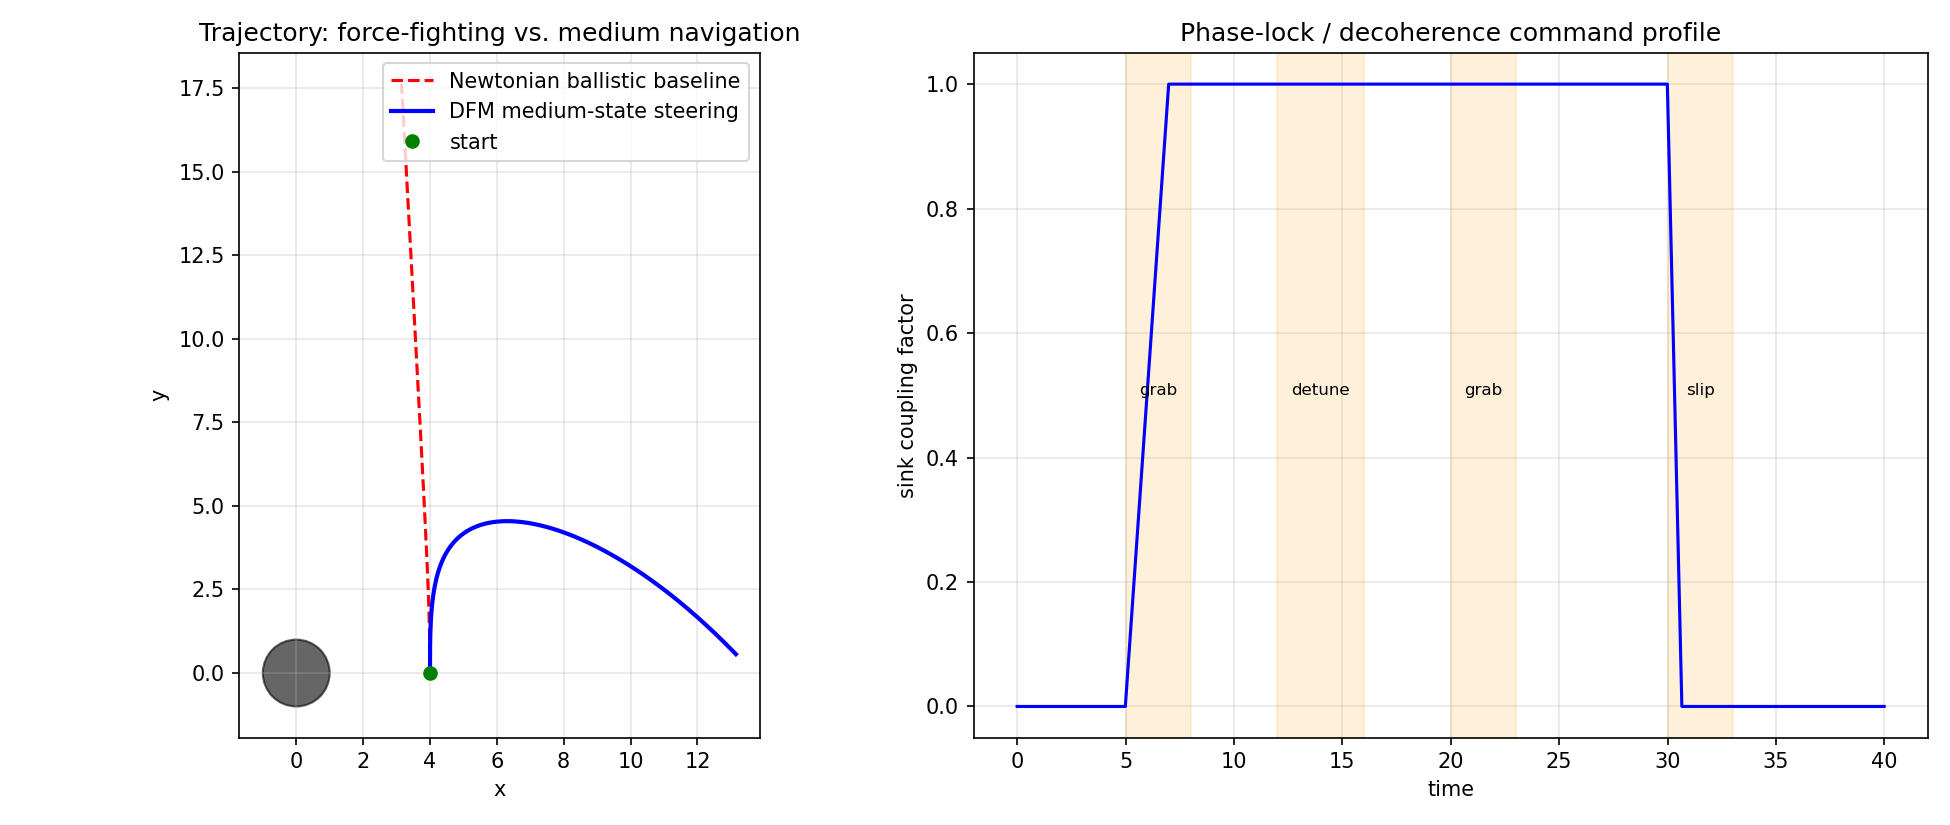

Write the Python code that produced this figure.
#!/usr/bin/env python3
"""
dfm_steering_sim.py
===================
Medium-State Trajectory Simulator — Aether Navigation / SRC framework

Models a craft navigating the Dynamic Fluid Medium (DFM) near a planetary
body, contrasting:

  1. NEWTONIAN BASELINE — passive ballistic trajectory under a fixed
     gravitational parameter (mu).
  2. DFM STEERING       — open-system navigation via:
       - local medium density (rho_dfm) gradients (adiabatic moduli drift)
       - Lorentz/Eddy steering authority (medium adhesion / release)
       - decoherence control (potential-well transitions via sink detuning)

The "gravity" field here is NOT treated as an attractive force. It is modeled
as a directional flow toward the planetary core's energetic sink, whose local
coupling strength is modulated by the craft's phase-synchronization state.

Dependencies: numpy, matplotlib (pip install numpy matplotlib)
Run:  python dfm_steering_sim.py
"""

import numpy as np
import matplotlib.pyplot as plt

# ----------------------------------------------------------------------
# 1. MEDIUM AND SINK PARAMETERS (units: arbitrary / normalized)
# ----------------------------------------------------------------------
MU_SINK          = 1.0     # nominal sink coupling (replaces GM in Newtonian use)
R_BODY           = 1.0     # planetary body radius
DFM_K            = 1.0     # baseline bulk modulus of aether substrate
OMEGA_CORE       = 0.62    # planetary core primary oscillation frequency
ADIA_DRIFT_RATE  = 0.02    # baseline adiabatic moduli drift per time unit

# ----------------------------------------------------------------------
# 2. CRAFT STATE AND CONTROL PARAMETERS
# ----------------------------------------------------------------------
CRAFT = {
    "x": 4.0, "y": 0.0,          # position
    "vx": 0.0, "vy": 0.45,       # velocity (drift along medium streamlines)
    "phase_lock": 0.0,           # phase synchronization with local aether mode
    "decoherence": 0.0,          # sink-detuning state (0 = fully coupled)
    "eddy_authority": 0.5,       # Lorentz/Eddy steering gain
}

DT = 0.01
T_MAX = 40.0
STEPS = int(T_MAX / DT)

# Simple command schedule: (t_start, t_end, action)
# Actions: "grab" (increase medium adhesion), "slip" (release),
#          "detune" (decoherence / potential-well shift)
COMMANDS = [
    (5.0, 8.0,  "grab"),
    (12.0, 16.0, "detune"),
    (20.0, 23.0, "grab"),
    (30.0, 33.0, "slip"),
]

def medium_density(x, y, t):
    """
    Local Dynamic Fluid Medium density (rho_dfm).

    Combines the static sink gradient with a slow, history-preserving
    adiabatic moduli drift (aether 'memory' term). Path history effects
    are approximated here by a global drift phase.
    """
    r = np.hypot(x, y) + 1e-9
    drift = 1.0 + ADIA_DRIFT_RATE * np.sin(OMEGA_CORE * t) * np.cos(np.arctan2(y, x))
    return DFM_K * MU_SINK / (r * r) * drift

def sink_flow(x, y, rho):
    """
    Directional flow of the medium toward the core's energetic sink.
    Returns flow acceleration vector. NOT a force — it is the local
    streamline the craft drifts along when fully coupled.
    """
    r = np.hypot(x, y) + 1e-9
    mag = rho * MU_SINK / (r * r)
    return -mag * x / r, -mag * y / r

def coupling_factor(craft):
    """
    Effective coupling to the primary sink.

    phase_lock  ~ [0, 1] : phase synchronization with aether mode
    decoherence ~ [0, 1] : potential-well detuning (sink decoupling)
    """
    return max(0.0, craft["phase_lock"] * (1.0 - craft["decoherence"]))

def update_craft(craft, t, mode="dfm"):
    """Advance craft one timestep. mode = 'dfm' or 'newtonian'."""
    rho = medium_density(craft["x"], craft["y"], t)
    fx, fy = sink_flow(craft["x"], craft["y"], rho)

    if mode == "newtonian":
        # Passive ballistic: full coupling, no medium steering.
        ax, ay = fx, fy
    else:
        k = coupling_factor(craft)
        ax, ay = k * fx, k * fy

        # Lorentz/Eddy steering: asymmetric plasma-sheath vectoring.
        # Steers along streamlines perpendicular to the density gradient.
        grho_x = (medium_density(craft["x"] + 0.01, craft["y"], t)
                  - medium_density(craft["x"] - 0.01, craft["y"], t))
        grho_y = (medium_density(craft["x"], craft["y"] + 0.01, t)
                  - medium_density(craft["x"], craft["y"] - 0.01, t))
        gmag = np.hypot(grho_x, grho_y) + 1e-12
        # perpendicular to gradient = along-isodensity streamline
        ax += CRAFT["eddy_authority"] * (-grho_y / gmag) * 0.05
        ay += CRAFT["eddy_authority"] * ( grho_x / gmag) * 0.05

    craft["vx"] += ax * DT
    craft["vy"] += ay * DT
    craft["x"] += craft["vx"] * DT
    craft["y"] += craft["vy"] * DT

def run_commands(craft, t):
    """Apply the command schedule to craft control states."""
    for t0, t1, action in COMMANDS:
        if t0 <= t <= t1:
            if action == "grab":
                craft["phase_lock"] = min(1.0, craft["phase_lock"] + 0.5 * DT)
            elif action == "slip":
                craft["phase_lock"] = max(0.0, craft["phase_lock"] - 1.5 * DT)
            elif action == "detune":
                craft["decoherence"] = min(0.95, craft["decoherence"] + 0.4 * DT)
        else:
            # relax control states back toward neutral baseline
            craft["decoherence"] = max(0.0, craft["decoherence"] - 0.2 * DT)

def run(mode):
    import copy
    craft = copy.deepcopy(CRAFT)
    path, locks = [], []
    for i in range(STEPS):
        t = i * DT
        if mode == "dfm":
            run_commands(craft, t)
        update_craft(craft, t, mode)
        path.append((craft["x"], craft["y"]))
        locks.append(coupling_factor(craft))
    return np.array(path), np.array(locks)

def main():
    newton_path, _ = run("newtonian")
    dfm_path, dfm_lock = run("dfm")

    fig, (ax1, ax2) = plt.subplots(1, 2, figsize=(13, 5.5))

    body = plt.Circle((0, 0), R_BODY, color="k", alpha=0.6)
    ax1.add_patch(body)
    ax1.plot(newton_path[:, 0], newton_path[:, 1],
             "r--", label="Newtonian ballistic baseline")
    ax1.plot(dfm_path[:, 0], dfm_path[:, 1],
             "b-", lw=2, label="DFM medium-state steering")
    ax1.plot(dfm_path[0, 0], dfm_path[0, 1], "go", label="start")
    ax1.set_xlabel("x"); ax1.set_ylabel("y")
    ax1.set_title("Trajectory: force-fighting vs. medium navigation")
    ax1.legend(); ax1.set_aspect("equal"); ax1.grid(alpha=0.3)

    ax2.plot(np.arange(STEPS) * DT, dfm_lock, "b-")
    for t0, t1, action in COMMANDS:
        ax2.axvspan(t0, t1, alpha=0.15, color="orange")
        ax2.text((t0 + t1) / 2, 0.5, action, ha="center", fontsize=8)
    ax2.set_xlabel("time"); ax2.set_ylabel("sink coupling factor")
    ax2.set_title("Phase-lock / decoherence command profile")
    ax2.grid(alpha=0.3)

    plt.tight_layout()
    plt.savefig("dfm_steering_sim.png", dpi=150)
    print("Saved dfm_steering_sim.png")
    plt.show()

if __name__ == "__main__":
    main()
